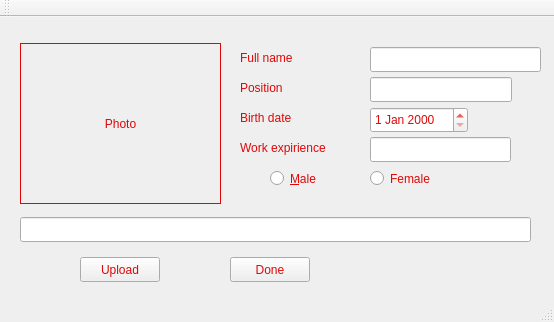
<?xml version="1.0" encoding="UTF-8"?>
<ui version="4.0">
 <class>MainWindow_Maslov</class>
 <widget class="QMainWindow" name="MainWindow_Maslov">
  <property name="geometry">
   <rect>
    <x>0</x>
    <y>0</y>
    <width>554</width>
    <height>322</height>
   </rect>
  </property>
  <property name="windowTitle">
   <string>MainWindow_Maslov</string>
  </property>
  <widget class="QWidget" name="centralWidget">
   <widget class="QPushButton" name="pushButton">
    <property name="geometry">
     <rect>
      <x>80</x>
      <y>240</y>
      <width>80</width>
      <height>25</height>
     </rect>
    </property>
    <property name="styleSheet">
     <string notr="true">color: rgb(223, 7, 7);</string>
    </property>
    <property name="text">
     <string>Upload</string>
    </property>
   </widget>
   <widget class="QLabel" name="label">
    <property name="geometry">
     <rect>
      <x>20</x>
      <y>26</y>
      <width>201</width>
      <height>161</height>
     </rect>
    </property>
    <property name="styleSheet">
     <string notr="true">color: rgb(223, 7, 7);</string>
    </property>
    <property name="frameShape">
     <enum>QFrame::Panel</enum>
    </property>
    <property name="text">
     <string>Photo</string>
    </property>
    <property name="alignment">
     <set>Qt::AlignCenter</set>
    </property>
    <property name="wordWrap">
     <bool>false</bool>
    </property>
   </widget>
   <widget class="QLineEdit" name="lineEdit">
    <property name="geometry">
     <rect>
      <x>370</x>
      <y>30</y>
      <width>171</width>
      <height>25</height>
     </rect>
    </property>
    <property name="styleSheet">
     <string notr="true">color: rgb(223, 7, 7);</string>
    </property>
   </widget>
   <widget class="QDateEdit" name="dateEdit">
    <property name="geometry">
     <rect>
      <x>370</x>
      <y>90</y>
      <width>98</width>
      <height>26</height>
     </rect>
    </property>
    <property name="styleSheet">
     <string notr="true">color: rgb(223, 7, 7);</string>
    </property>
   </widget>
   <widget class="QRadioButton" name="radioButton">
    <property name="geometry">
     <rect>
      <x>270</x>
      <y>150</y>
      <width>57</width>
      <height>23</height>
     </rect>
    </property>
    <property name="styleSheet">
     <string notr="true">color: rgb(223, 7, 7);</string>
    </property>
    <property name="text">
     <string>&amp;Male</string>
    </property>
   </widget>
   <widget class="QRadioButton" name="radioButton_2">
    <property name="geometry">
     <rect>
      <x>370</x>
      <y>150</y>
      <width>72</width>
      <height>23</height>
     </rect>
    </property>
    <property name="styleSheet">
     <string notr="true">color: rgb(223, 7, 7);</string>
    </property>
    <property name="text">
     <string>Female</string>
    </property>
   </widget>
   <widget class="QLineEdit" name="lineEdit_2">
    <property name="geometry">
     <rect>
      <x>370</x>
      <y>60</y>
      <width>142</width>
      <height>25</height>
     </rect>
    </property>
    <property name="styleSheet">
     <string notr="true">color: rgb(223, 7, 7);</string>
    </property>
   </widget>
   <widget class="QPushButton" name="pushButton_2">
    <property name="geometry">
     <rect>
      <x>230</x>
      <y>240</y>
      <width>80</width>
      <height>25</height>
     </rect>
    </property>
    <property name="styleSheet">
     <string notr="true">color: rgb(223, 7, 7);</string>
    </property>
    <property name="text">
     <string>Done</string>
    </property>
   </widget>
   <widget class="QLabel" name="label_2">
    <property name="geometry">
     <rect>
      <x>240</x>
      <y>30</y>
      <width>71</width>
      <height>21</height>
     </rect>
    </property>
    <property name="styleSheet">
     <string notr="true">color: rgb(223, 7, 7);</string>
    </property>
    <property name="text">
     <string>Full name</string>
    </property>
   </widget>
   <widget class="QLabel" name="label_3">
    <property name="geometry">
     <rect>
      <x>240</x>
      <y>60</y>
      <width>63</width>
      <height>21</height>
     </rect>
    </property>
    <property name="styleSheet">
     <string notr="true">color: rgb(223, 7, 7);</string>
    </property>
    <property name="text">
     <string>Position</string>
    </property>
   </widget>
   <widget class="QLabel" name="label_4">
    <property name="geometry">
     <rect>
      <x>240</x>
      <y>90</y>
      <width>79</width>
      <height>21</height>
     </rect>
    </property>
    <property name="styleSheet">
     <string notr="true">color: rgb(223, 7, 7);</string>
    </property>
    <property name="text">
     <string>Birth date</string>
    </property>
   </widget>
   <widget class="QLabel" name="label_5">
    <property name="geometry">
     <rect>
      <x>240</x>
      <y>120</y>
      <width>121</width>
      <height>21</height>
     </rect>
    </property>
    <property name="styleSheet">
     <string notr="true">color: rgb(223, 7, 7);</string>
    </property>
    <property name="text">
     <string>Work expirience</string>
    </property>
   </widget>
   <widget class="QLineEdit" name="lineEdit_3">
    <property name="geometry">
     <rect>
      <x>370</x>
      <y>120</y>
      <width>141</width>
      <height>25</height>
     </rect>
    </property>
    <property name="styleSheet">
     <string notr="true">color: rgb(223, 7, 7);</string>
    </property>
   </widget>
   <widget class="QLineEdit" name="lineEdit_4">
    <property name="geometry">
     <rect>
      <x>20</x>
      <y>200</y>
      <width>511</width>
      <height>25</height>
     </rect>
    </property>
   </widget>
  </widget>
  <widget class="QMenuBar" name="menuBar">
   <property name="geometry">
    <rect>
     <x>0</x>
     <y>0</y>
     <width>554</width>
     <height>22</height>
    </rect>
   </property>
  </widget>
  <widget class="QToolBar" name="mainToolBar">
   <attribute name="toolBarArea">
    <enum>TopToolBarArea</enum>
   </attribute>
   <attribute name="toolBarBreak">
    <bool>false</bool>
   </attribute>
  </widget>
  <widget class="QStatusBar" name="statusBar"/>
 </widget>
 <layoutdefault spacing="6" margin="11"/>
 <tabstops>
  <tabstop>lineEdit</tabstop>
  <tabstop>lineEdit_2</tabstop>
  <tabstop>dateEdit</tabstop>
  <tabstop>radioButton</tabstop>
  <tabstop>radioButton_2</tabstop>
  <tabstop>pushButton</tabstop>
  <tabstop>pushButton_2</tabstop>
 </tabstops>
 <resources/>
 <connections/>
</ui>
